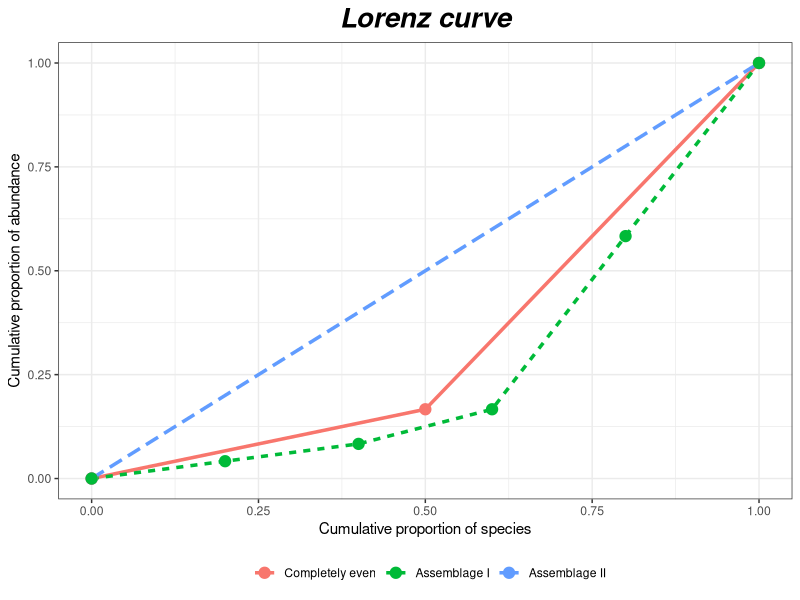

Generate this figure with R:
#*******************************************************************************
#********************************************************************************
# 
#
## R scipts "Lorenz" for Chao, A, Colwell(2018) Ecology paper. 
## Please cite the following Chao, A, Colwell(2018) paper for Figure.6 to use these R scripts:
# NOTE: The packages "ggplot2" must be installed and loaded before running the scripts. 
# 
#
#*******************************************************************************
#*******************************************************************************






#====Function for Lorenz Curve====
#'Run the two functions:"lcs_table" and "lcs_plot" first
#'lcs_table is use to compute the values of each curve
#' @param ps is an observed species-by-assemblage frequency matrix. 
#' @return is the values of each curve.

require(ggplot2)
lcs_table = function(ps){
  lc = function(p,j){
    s = length(p)
    p = p/sum(p)
    p = sort(p)
    out_x = sapply(1:s, function(i){i/s})
    out_y = sapply(1:s, function(i){sum(p[1:i])})
    out = data.frame(x = c(0,out_x),y = c(0,out_y),source = names(ps)[j])
  }
  curves = lapply(1:length(ps),function(j){lc(ps[[j]],j)})
  curves = do.call(rbind,curves)
}

#'lcs_plot is used to plot each curve
#' @param curves is output of function lcs_table.
#' @return is the plot for Lorenz curve.

lcs_plot = function(curves){
  tmp = data.frame(x=c(0,1),y = c(0,1), source = "Completely even")
  curves = rbind(tmp,curves)
  legend_label = c("Completely even", "Assemblage I", "Assemblage II")
  g = ggplot(data = curves,aes(x = x,y = y,color = source, linetype = source))
  g = g + geom_line(size = 1.2)+
    geom_point(size = 3.5)+
    scale_color_hue(labels = legend_label)+
    theme_bw()+
    theme(legend.position="bottom")+
    labs(col = "")+
    guides(linetype = FALSE)+
    ggtitle("Lorenz curve")+
    xlab("Cumulative proportion of species")+
    ylab("Cumulative proportion of abundance")+
    theme(plot.title = element_text(size=20, face="bold.italic",hjust = 0.5))
  g
}


#====Example====
#the input must be a list with each element's name
com_1 = c(10, 2)
com_2 = c(10, 10, 2, 1, 1)
ps = list(com_1=com_1, com_2 = com_2)
result_table = lcs_table(ps)
lcs_plot(result_table)
